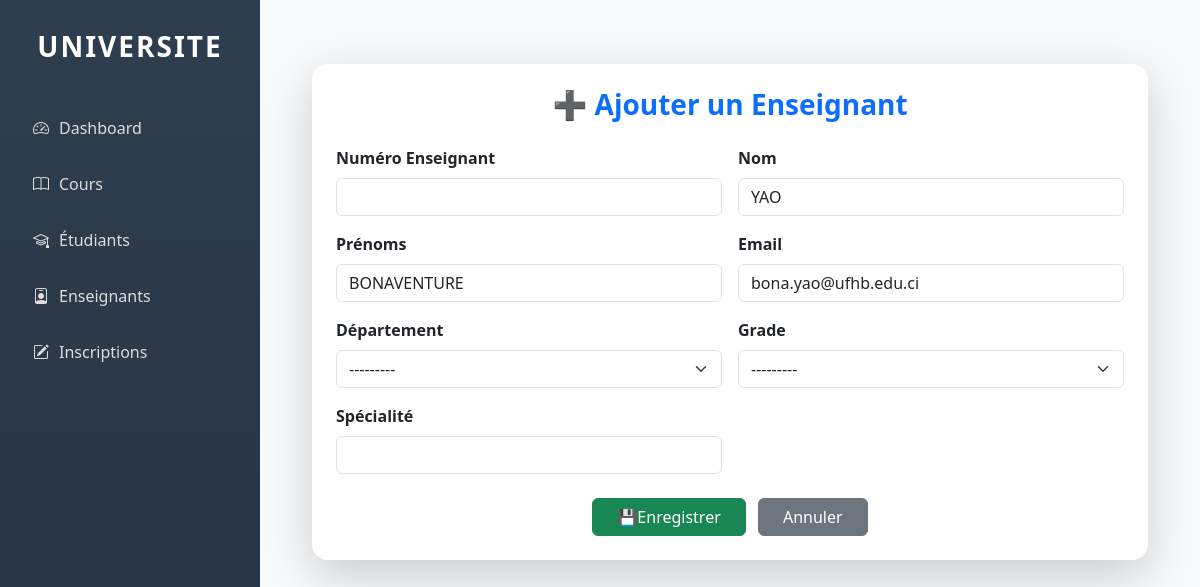
The app's page /enseignants/update/19/ with its own data.
### nosqlproject/models.py (models this page shows, shortened)
class Etudiant(models.Model):
    FILIERE_CHOICES = [
        ('BDGL', 'BDGL'),
        ('RSI', 'RSI'),
        ('SI', 'SI'),
    ]
    num_carte = models.CharField(max_length=45, unique=True, null=False, blank=False)
    nom = models.CharField(max_length=45, null=True, blank=True)
    prenoms = models.CharField(max_length=255, null=True, blank=True)
    email = models.EmailField(max_length=45, null=True, blank=True)
    phone = models.CharField(max_length=45, null=True, blank=True)
    filiere = models.CharField(max_length=10, choices=FILIERE_CHOICES, null=True, blank=True)
    annee_entree = models.IntegerField(null=True, blank=True)
    date_naiss = models.DateField(null=True, blank=True)

### nosqlproject/views.py (the view)
# urls.py: path('enseignants/update/<int:pk>/', views.enseignants_update, name='enseignants_update'),
def enseignants_update(request, pk):
    enseignant = get_object_or_404(Etudiant, pk=pk)
    form = EnseignantsForm(request.POST or None, instance=enseignant)
    if form.is_valid():
        form.save()
        return redirect('enseignants_list')
    return render(request, 'nosqlproject/enseignants_form.html', {'form': form})

### nosqlproject/forms.py
class EnseignantsForm(forms.ModelForm):
    class Meta:
        model = Enseignant
        fields = '__all__'

### nosqlproject/templates/nosqlproject/enseignants_form.html (shortened to what this page needs)
{% extends 'nosqlproject/base.html' %}
{% load widget_tweaks %}
{% block content %}
<div class="container mt-4">
    <div class="card shadow-lg border-0 rounded-4 p-4">
        <h3 class="text-center text-primary fw-bold mb-4">
            ➕ Ajouter un Enseignant
        </h3>
        <form method="POST" novalidate>
            <div class="row g-3">
                <div class="col-md-6">
                    <label class="form-label fw-semibold">Numéro Enseignant</label>
                    {{ form.num_ens|add_class:"form-control" }}
                </div>
                <div class="col-md-6">
                    <label class="form-label fw-semibold">Nom</label>
                    {{ form.nom|add_class:"form-control" }}
                </div>
                <div class="col-md-6">
                    <label class="form-label fw-semibold">Prénoms</label>
                    {{ form.prenoms|add_class:"form-control" }}
                </div>
                <div class="col-md-6">
                    <label class="form-label fw-semibold">Email</label>
                    {{ form.email|add_class:"form-control" }}
                </div>
                <div class="col-md-6">
                    <label class="form-label fw-semibold">Département</label>
                    {{ form.departement|add_class:"form-select" }}
                </div>
                <div class="col-md-6">
                    <label class="form-label fw-semibold">Grade</label>
                    {{ form.grade|add_class:"form-select" }}
                </div>
                <div class="col-md-6">
                    <label class="form-label fw-semibold">Spécialité</label>
                    {{ form.specialite|add_class:"form-control" }}
                </div>
            </div>
            <div class="mt-4 text-center">
                <button type="submit" class="btn btn-success px-4 me-2">
                    💾Enregistrer
                </button>
                <a href="{% url 'enseignants_list' %}" class="btn btn-secondary px-4">
                    Annuler
                </a>
            </div>
        </form>
    </div>
</div>
{% endblock %}

### nosqlproject/templates/nosqlproject/base.html (style rules this page uses)
body { margin: 0; font-family: 'Segoe UI', sans-serif; background-color: #f8f9fa; }

### records on screen
Etudiant: nom "YAO", prenoms "BONAVENTURE", email "bona.yao@ufhb.edu.ci"
